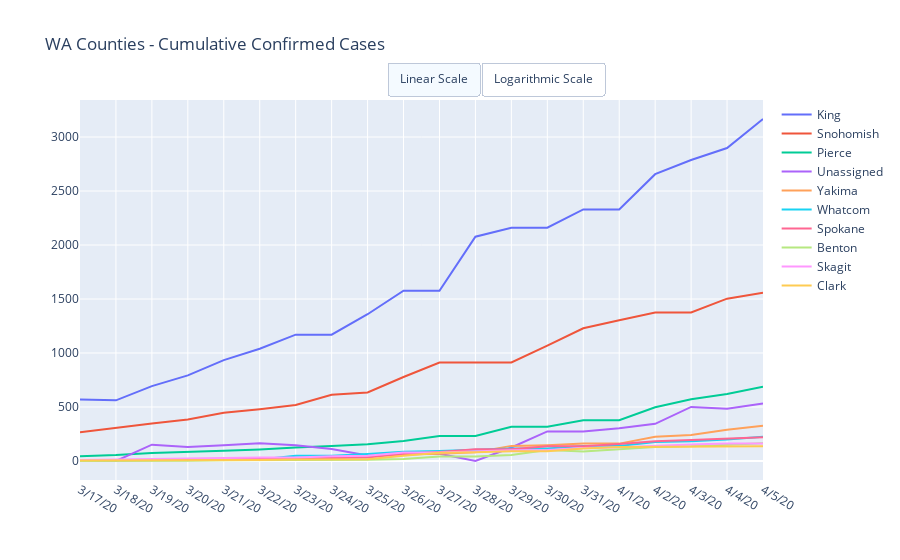

The code cell stored with this chart in its notebook:
### Markdown cell above
# Washington State County by County Data

### Code cell
# NYTimes Data Set
# dfWAByCounty = dfUSCounties[dfUSCounties.state == 'Washington'].groupby(['county', 'date']).agg({'cases':sum, 'deaths':sum}).unstack().fillna(0)
# dfWAByCountyConfirmed = dfWAByCounty['cases']

# dfWAByCounty = dfByDay[dfByDay.Province_State == 'Washington'].groupby(['Last_Update', 'Admin2']).agg({'Confirmed':sum, 'Deaths':sum}).unstack(level=0)
# dfWAByCountyConfirmed = dfWAByCounty.Confirmed
# dfWAByCountyConfirmed.columns = dfWAByCountyConfirmed.columns.map(lambda x: pd.to_datetime(x).strftime('%#m/%d/%y'))

dfWAByCountyConfirmed = dfConfirmedUSCounties[dfConfirmedUSCounties.Province_State == 'Washington']
dfWAByCountyConfirmed = dfWAByCountyConfirmed.set_index('Admin2')

dfWAByCountyConfirmed = dfWAByCountyConfirmed.sort_values(dfWAByCountyConfirmed.columns[-1], ascending = False)
dfWAByCountyConfirmedTop = dfWAByCountyConfirmed.head(10)
dfWAByCountyConfirmedTop = dfWAByCountyConfirmedTop[dfWAByCountyConfirmedTop.columns[-DEFAULT_DAYS:]]


data = [{
    'x': row[1].index,
    'y': row[1].values,
    'name': row[0]
}  for row in dfWAByCountyConfirmedTop.iterrows()]



layout = dict(title = 'WA Counties - Cumulative Confirmed Cases', updatemenus=LogLinearScale)
py.iplot(dict(data=data, layout=layout))

### Figure 1 — Plotly figure (JSON) as saved in the notebook; plotly's stock layout.template omitted (floating-point values rounded to 4 significant figures)
{"data": [{"name": "King", "type": "scatter", "x": ["3/17/20", "3/18/20", "3/19/20", "3/20/20", "3/21/20", "3/22/20", "3/23/20", "3/24/20", "3/25/20", "3/26/20", "3/27/20", "3/28/20", "3/29/20", "3/30/20", "3/31/20", "4/1/20", "4/2/20", "4/3/20", "4/4/20", "4/5/20"], "y": [569, 562, 693, 793, 934, 1040, 1170, 1170, 1359, 1577, 1577, 2077, 2159, 2161, 2330, 2330, 2656, 2787, 2898, 3167]}, {"name": "Snohomish", "type": "scatter", "x": ["3/17/20", "3/18/20", "3/19/20", "3/20/20", "3/21/20", "3/22/20", "3/23/20", "3/24/20", "3/25/20", "3/26/20", "3/27/20", "3/28/20", "3/29/20", "3/30/20", "3/31/20", "4/1/20", "4/2/20", "4/3/20", "4/4/20", "4/5/20"], "y": [266, 310, 348, 385, 447, 480, 519, 614, 634, 778, 912, 913, 912, 1068, 1229, 1304, 1376, 1376, 1503, 1559]}, {"name": "Pierce", "type": "scatter", "x": ["3/17/20", "3/18/20", "3/19/20", "3/20/20", "3/21/20", "3/22/20", "3/23/20", "3/24/20", "3/25/20", "3/26/20", "3/27/20", "3/28/20", "3/29/20", "3/30/20", "3/31/20", "4/1/20", "4/2/20", "4/3/20", "4/4/20", "4/5/20"], "y": [45, 56, 75, 83, 95, 107, 126, 138, 155, 186, 231, 231, 317, 317, 377, 377, 498, 571, 620, 688]}, {"name": "Unassigned", "type": "scatter", "x": ["3/17/20", "3/18/20", "3/19/20", "3/20/20", "3/21/20", "3/22/20", "3/23/20", "3/24/20", "3/25/20", "3/26/20", "3/27/20", "3/28/20", "3/29/20", "3/30/20", "3/31/20", "4/1/20", "4/2/20", "4/3/20", "4/4/20", "4/5/20"], "y": [0, 0, 151, 130, 146, 164, 145, 112, 51, 69, 67, 0, 125, 274, 274, 303, 344, 501, 483, 533]}, {"name": "Yakima", "type": "scatter", "x": ["3/17/20", "3/18/20", "3/19/20", "3/20/20", "3/21/20", "3/22/20", "3/23/20", "3/24/20", "3/25/20", "3/26/20", "3/27/20", "3/28/20", "3/29/20", "3/30/20", "3/31/20", "4/1/20", "4/2/20", "4/3/20", "4/4/20", "4/5/20"], "y": [5, 7, 7, 10, 13, 16, 16, 25, 47, 61, 66, 82, 140, 147, 161, 161, 224, 240, 289, 326]}, {"name": "Whatcom", "type": "scatter", "x": ["3/17/20", "3/18/20", "3/19/20", "3/20/20", "3/21/20", "3/22/20", "3/23/20", "3/24/20", "3/25/20", "3/26/20", "3/27/20", "3/28/20", "3/29/20", "3/30/20", "3/31/20", "4/1/20", "4/2/20", "4/3/20", "4/4/20", "4/5/20"], "y": [6, 7, 7, 10, 14, 14, 48, 48, 64, 86, 92, 102, 116, 116, 139, 139, 175, 182, 199, 224]}, {"name": "Spokane", "type": "scatter", "x": ["3/17/20", "3/18/20", "3/19/20", "3/20/20", "3/21/20", "3/22/20", "3/23/20", "3/24/20", "3/25/20", "3/26/20", "3/27/20", "3/28/20", "3/29/20", "3/30/20", "3/31/20", "4/1/20", "4/2/20", "4/3/20", "4/4/20", "4/5/20"], "y": [4, 5, 9, 11, 16, 20, 20, 29, 33, 67, 83, 108, 108, 136, 136, 158, 182, 194, 209, 219]}, {"name": "Benton", "type": "scatter", "x": ["3/17/20", "3/18/20", "3/19/20", "3/20/20", "3/21/20", "3/22/20", "3/23/20", "3/24/20", "3/25/20", "3/26/20", "3/27/20", "3/28/20", "3/29/20", "3/30/20", "3/31/20", "4/1/20", "4/2/20", "4/3/20", "4/4/20", "4/5/20"], "y": [0, 0, 0, 3, 7, 7, 9, 9, 12, 19, 42, 42, 56, 102, 89, 108, 130, 136, 151, 164]}, {"name": "Skagit", "type": "scatter", "x": ["3/17/20", "3/18/20", "3/19/20", "3/20/20", "3/21/20", "3/22/20", "3/23/20", "3/24/20", "3/25/20", "3/26/20", "3/27/20", "3/28/20", "3/29/20", "3/30/20", "3/31/20", "4/1/20", "4/2/20", "4/3/20", "4/4/20", "4/5/20"], "y": [9, 14, 18, 25, 28, 33, 33, 45, 48, 78, 78, 91, 99, 101, 121, 128, 143, 153, 161, 161]}, {"name": "Clark", "type": "scatter", "x": ["3/17/20", "3/18/20", "3/19/20", "3/20/20", "3/21/20", "3/22/20", "3/23/20", "3/24/20", "3/25/20", "3/26/20", "3/27/20", "3/28/20", "3/29/20", "3/30/20", "3/31/20", "4/1/20", "4/2/20", "4/3/20", "4/4/20", "4/5/20"], "y": [4, 4, 4, 6, 9, 10, 13, 13, 16, 48, 76, 82, 90, 90, 116, 130, 131, 137, 137, 137]}], "layout": {"title": {"text": "WA Counties - Cumulative Confirmed Cases"}, "updatemenus": [{"active": 0, "buttons": [{"args": [{"visible": [true, true]}, {"yaxis": {"type": "linear"}}], "label": "Linear Scale", "method": "update"}, {"args": [{"visible": [true, true]}, {"yaxis": {"type": "log"}}], "label": "Logarithmic Scale", "method": "update"}], "direction": "right", "type": "buttons", "x": 0.45, "xanchor": "left", "y": 1.1, "yanchor": "top"}]}}
